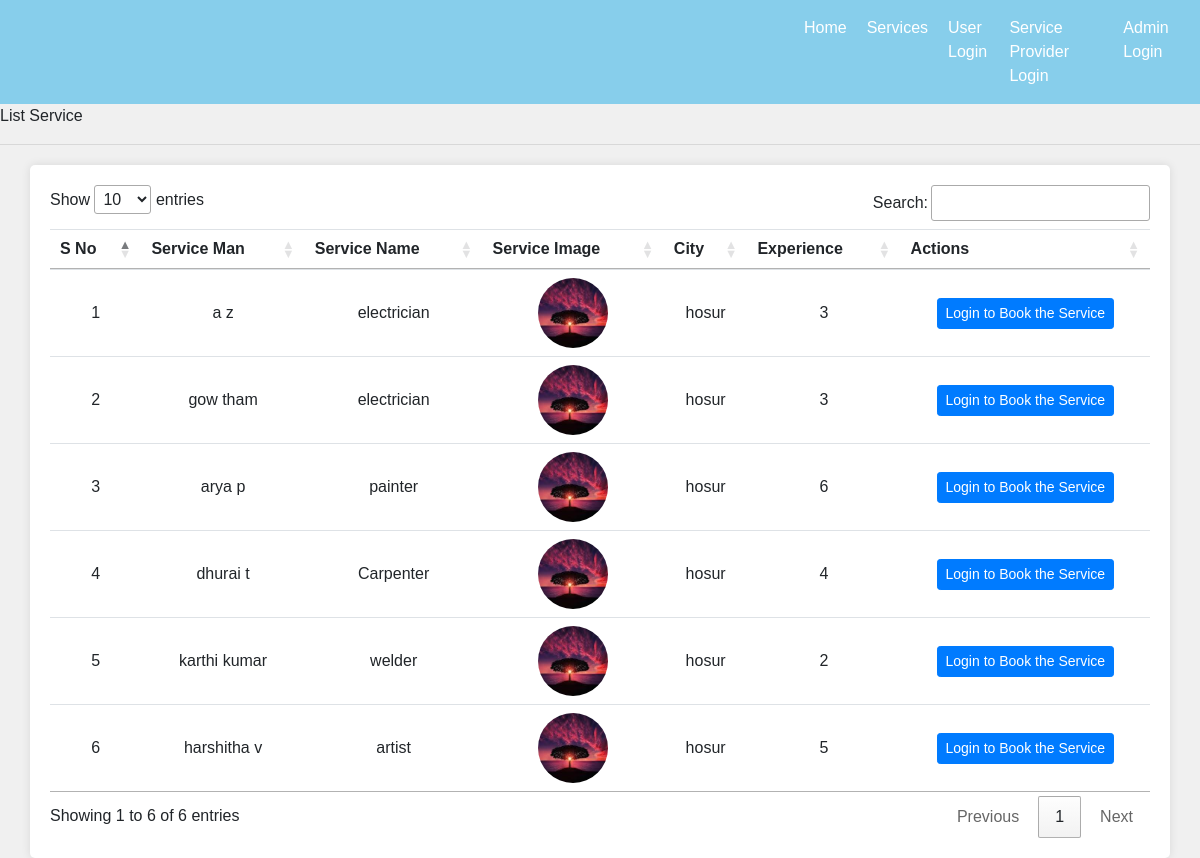
Screenshot of /service_list/ with the database file from the repository.
### servicefinder/models.py (models this page shows, shortened)
class Service(models.Model):
    provider = models.ForeignKey(Provider, on_delete=models.CASCADE, null=True)
    service_name = models.CharField(max_length=15, null=True)
    experience = models.CharField(max_length=15, null=True)
    location = models.CharField(max_length=150, null=True)
    description = models.CharField(max_length=200, null=True)

class Provider(models.Model):
    user = models.ForeignKey(User, on_delete=models.CASCADE, null=True)
    mobile = models.CharField(max_length=15, null=True)
    image = models.FileField(null=True)
    gender = models.CharField(max_length=15, null=True)
    type = models.CharField(max_length=15, null=True)
    status = models.CharField(max_length=15, null=True)

### servicefinder/views.py (the view)
# urls.py: path('service_list/',service_list, name='service_list'),
def service_list(request):
    data = Service.objects.all()
    d = {'data': data}
    return render(request, 'service_list.html', d)

### servicefinder/templates/service_list.html (shortened to what this page needs)
{% load static %}
{% block body %}
{% include 'navigation.html' %}
<!DOCTYPE html>
<html lang="en">
<head>
    <link rel="stylesheet" href="https://cdn.datatables.net/1.11.5/css/jquery.dataTables.css">
</head>
<body>
<marquee>List Service</marquee>
<hr>
<div class="container">
    <table class="table table-hover" id="example">
        <thead>
            <tr>
                <th>S No</th>
                <th>Service Man</th>
                <th>Service Name</th>
                <th>Service Image</th>
                <th>City</th>
                <th>Experience</th>
                <th>Actions</th>
            </tr>
        </thead>
        <tbody>
            {% for i in data %}
                <tr>
                    <td>{{ forloop.counter }}</td>
                    <td>{{ i.provider.user.first_name }} {{ i.provider.user.last_name }}</td>
                    <td>{{ i.service_name }}</td>
                    <td>
                        {% if i.provider.image %}
                            <img src="{{ i.provider.image.url }}" alt="Service Image" style="width: 70px; height: 70px; border-radius: 50%;">
                        {% else %}
                            No Service Image
                        {% endif %}
                    </td>
                    <td>{{ i.location }}</td>
                    <td>{{ i.experience }}</td>
                    <td>
                        <a href="{% url 'user_login' %}" class="btn btn-sm btn-primary">Login to Book the Service</a>
                    </td>
                </tr>
            {% endfor %}
        </tbody>
    </table>
</div>
</body>
</html>
{% endblock %}

### servicefinder/templates/navigation.html (shortened to what this page needs)
<html>
<head>
    {% load static %}
<link rel="stylesheet" href="https://cdn.jsdelivr.net/npm/bootstrap@4.6.2/dist/css/bootstrap.min.css">
</head>
<body>
     <nav class="navbar navbar-expand-sm" style="background-color:skyblue">
        <a class="navbar-brand text-white pl-5 font-weight-bold"></a>
        <ul class="navbar-nav">
            <li class="nav-item">
                <a class="nav-link" style="margin-right:700px"></a>
            </li>
            <li class="nav-item">
                <a class="nav-link" href="{% url 'index' %}" >Home</a>
            </li>
            <li class="nav-item">
                <a class="nav-link" href="{% url 'service_list' %}" >Services</a>
            </li>
            <li class="nav-item">
                <a class="nav-link" href="{% url 'user_login' %}" >User Login</a>
            </li>
            <li class="nav-item">
                <a class="nav-link" href="{% url 'provider_login' %}" >Service Provider Login</a>
            </li>
            <li class="nav-item">
                <a class="nav-link" href="{% url 'admin_login' %}" >Admin Login</a>
            </li>
        </ul>
    </nav>
   </body>
</html>

### servicefinder/templates/navigation.html (style rules this page uses)
.nav-link { color:white; margin-right:4px; }

### servicefinder/templates/service_list.html (style rules this page uses)
body { font-family: Arial, sans-serif; background-color: #f0f0f0; }
.container { margin-top: 20px; background-color: #fff; padding: 20px; border-radius: 5px; box-shadow: 0 0 10px rgba(0, 0, 0, 0.1); }
.table th, .table td { text-align: center; vertical-align: middle; }
.btn-primary { background-color: #007bff; border-color: #007bff; color: #fff; }

### rows the page displays
Service: provider.user.first_name "a", provider.user.last_name "z", service_name "electrician", provider.image (picture), location "hosur", experience "3"
Service: provider.user.first_name "gow", provider.user.last_name "tham", service_name "electrician", provider.image (picture), location "hosur", experience "3"
Service: provider.user.first_name "arya", provider.user.last_name "p", service_name "painter", provider.image (picture), location "hosur", experience "6"
Service: provider.user.first_name "dhurai", provider.user.last_name "t", service_name "Carpenter", provider.image (picture), location "hosur", experience "4"
Service: provider.user.first_name "karthi", provider.user.last_name "kumar", service_name "welder", provider.image (picture), location "hosur", experience "2"
Service: provider.user.first_name "harshitha", provider.user.last_name "v", service_name "artist", provider.image (picture), location "hosur", experience "5"
